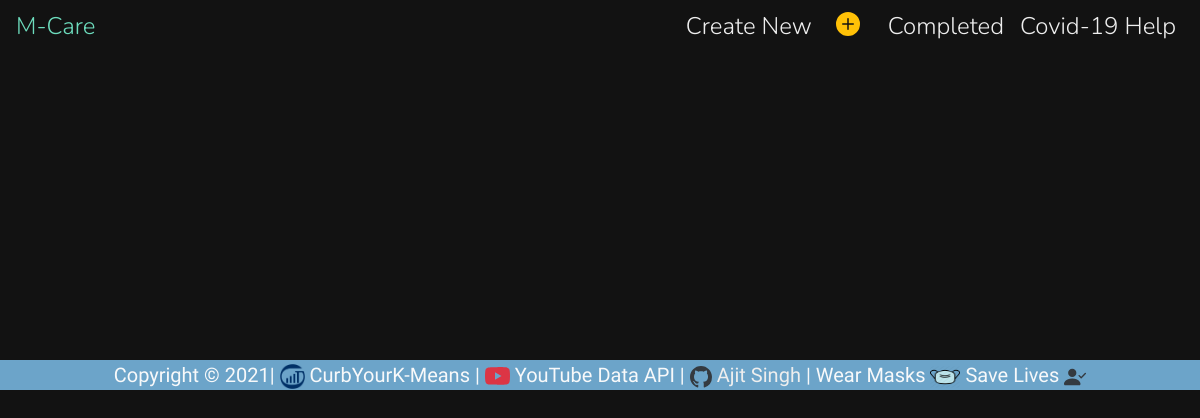
Before: /display_help with the older database file.
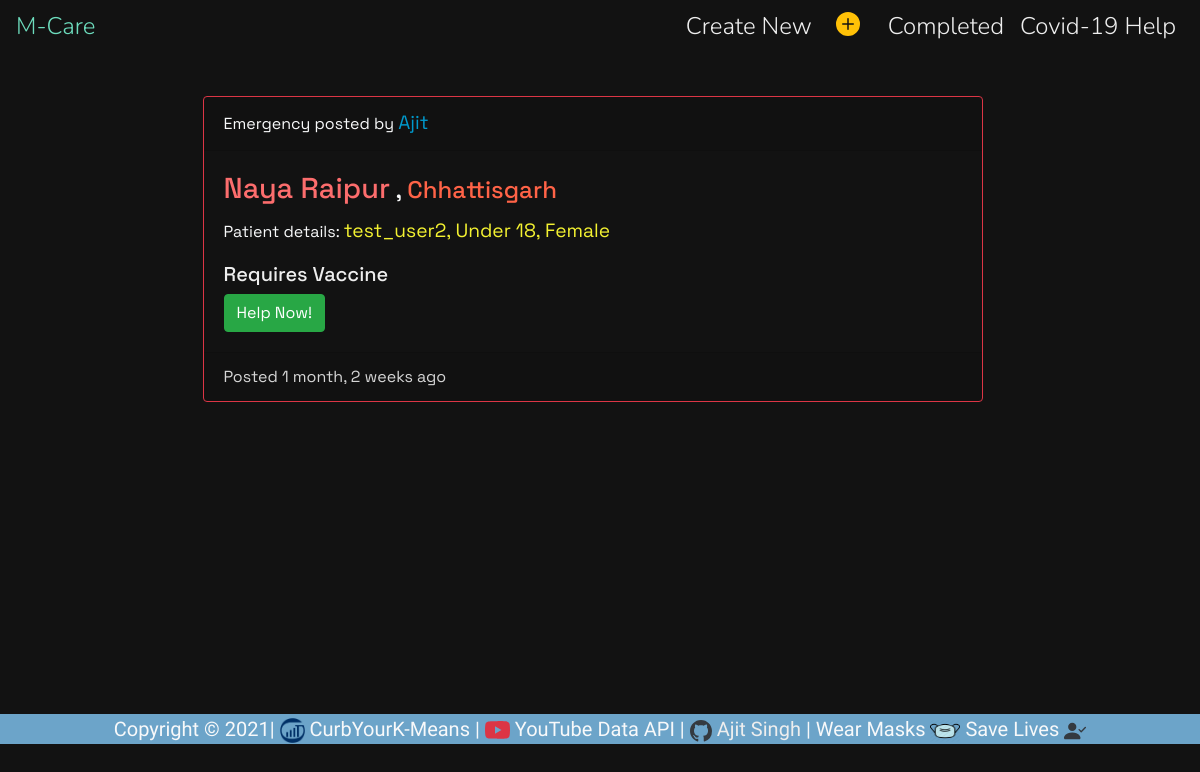
After: the same page with the newer database file.
### search/models.py (models this page shows, shortened)
class Post(models.Model):
    STATE_CHOICES = [
        ('Andhra Pradesh', 'Andhra Pradesh'),
        ('Arunachal Pradesh', 'Arunachal Pradesh'),
        ('Assam', 'Assam'),
        ('Bihar', 'Bihar'),
        ('Chhattisgarh', 'Chhattisgarh'),
        ('Goa', 'Goa'),
        ('Gujarat', 'Gujarat'),
        ('Haryana', 'Haryana'),
        ('Himachal Pradesh', 'Himachal Pradesh'),
        ('Jharkhand', 'Jharkhand'),
        ('Karnataka', 'Karnataka'),
        ('Kerala', 'Kerala'),
        ('Madhya Pradesh', 'Madhya Pradesh'),
        ('Maharashtra', 'Maharashtra'),
        ('Manipur', 'Manipur'),
        ('Meghalaya', 'Meghalaya'),
        ('Mizoram', 'Mizoram'),
        ('Nagaland', 'Nagaland'),
        ('Odisha', 'Odisha'),
        ('Punjab', 'Punjab'),
        ('Rajasthan', 'Rajasthan'),
        ('Sikkim', 'Sikkim'),
        ('Tamil Nadu', 'Tamil Nadu'),
        ('Telangana', 'Telangana'),
        ('Tripura', 'Tripura'),
        ('Uttar Pradesh', 'Uttar Pradesh'),
        ('Uttarakhand', 'Uttarakhand'),
        ('West Bengal', 'West   Bengal'),
        ('Andaman and Nicobar', 'Andaman and Nicobar Island'),
        ('Chandigarh', 'Chandigarh'),
        ('Dadra and Nagar Haveli', 'Dadra and Nagar Haveli'),
        ('Daman and Diu', 'Daman and Diu'),
        ('Delhi', 'Delhi'),
        ('Ladakh', 'Ladakh'),
        ('Lakshadweep', 'Lakshadweep'),
        ('Jammu and Kashmir', 'Jammu and Kashmir'),
        ('Puducherry', 'Puducherry')
    ]
    RESOURCE_CHOICES = [
        ('Oxygen', 'Oxygen'),
        ('Hospital Bed', 'Hospital Bed'),
        ('Blood Plasma', 'Blood Plasma'),
        ('Remdesevir', 'Remdesevir'),
        ('Tocilizumab', 'Tocilizumab'),
        ('Vaccine', 'Vaccine')
    ]
    AGE_CHOICES = [
        ('Senior Citizen', 'Senior Citizen'),
        ('Co-Morbid Adult', 'Co-Morbid Adult'),
        ('Adult', 'Adult'),
        ('Under 18', 'Under 18')
    ]
    GENDER_CHOICES = [
        ("Male", "Male"),
        ("Female", "Female"),
        ("Other", 'Other')
    ]
    op = models.CharField(max_length=20)
    patient = models.CharField(max_length=20)
    age = models.CharField(max_length=20, choices=AGE_CHOICES, default='Senior Citizen')
    gender = models.CharField(max_length=20, choices=GENDER_CHOICES, default='Other')
    state = models.CharField(max_length=30, choices=STATE_CHOICES, default='Delhi')
    district = models.CharField(max_length=20)
    resource = models.CharField(max_length=20, choices=RESOURCE_CHOICES, default='Oxygen')
    is_completed = models.BooleanField(default=False)
    contact_email = models.EmailField(max_length=30, blank=True)
    contact_phone = models.PositiveBigIntegerField(blank=True, default='001')
    date_posted = models.DateTimeField(auto_now=True)

### search/views.py (the view)
# urls.py: path('display_help', views.display_help, name='display_help'),
def display_help(request):
    posts = Post.objects.all().order_by('-date_posted')
    return render(request, 'search/display_help.html', {'form': PostForm(), 'posts': posts})

### search/templates/search/display_help.html (shortened to what this page needs)
{% load static %}
<html lang="en">
<head>
   <link rel="stylesheet" href="https://stackpath.bootstrapcdn.com/bootstrap/4.4.1/css/bootstrap.min.css">
    <link rel="stylesheet" href="{% static 'custom.css' %}" />
</head>
<body>
  <nav id="mainNavbar" class="navbar navbar-dark navbar-expand-md py-0 fixed-top ">
        <a class="navbar-brand" href="{% url 'home' %}" style="color: #6DDCBD">
                      M-Care
        </a>
        <div class="collapse navbar-collapse flex-row-reverse" id="navLinks">
            <ul class="navbar-nav">
                <li class="nav-item text-light" >
                    <a href="#" class="nav-link" data-toggle="modal" data-target="#postModal">Create New</a>
                </li>
                 <li class="list-inline-item mr-2 ml-1 p-1">
                        <a href="#" class="nav-link" data-toggle="modal" data-target="#postModal">
                                    <svg xmlns="http://www.w3.org/2000/svg" width="24" height="24" fill="currentColor" class="bi bi-plus-circle text-warning" viewBox="0 0 16 16">
                                        <path d="M16 8A8 8 0 1 1 0 8a8 8 0 0 1 16 0zM8.5 4.5a.5.5 0 0 0-1 0v3h-3a.5.5 0 0 0 0 1h3v3a.5.5 0 0 0 1 0v-3h3a.5.5 0 0 0 0-1h-3v-3z"/>
                                      </svg>
                        </a>
                 </li>
                <li class="nav-item" >
                    <a href="{% url 'completed_help' %}" class="nav-link">Completed</a>
                </li>
                <li class="nav-item" >
                    <a href="{% url 'covidhome' %}" class="nav-link">Covid-19 Help </a>
                </li>
            </ul>
        </div>
    </nav>
<br>
  <br>
  <br>
  <div class="row align-items-center justify-content-center mt-4 mr-0" data-aos="zoom-in-left" data-aos-easing="ease-in" data-aos-delay="500" data-aos-duration="2500">
                    <div class="col-8">
{% for i in posts %}
      {% if i.is_completed == False %}
      <div class="card text-light bg-transparent border-danger">
  <div class="card-header">
      Emergency posted by <span style="color:hsl(195, 100%, 40%);font-size: larger">{{i.op}}</span>
  </div>
  <div class="card-body">
      <h4 class="card-title"><span style="font-size: larger;color: #FC6D6D">{{i.district}}</span> , <span style="color:hsl(9, 100%, 64%)">{{i.state}}</span></h4>
    <p class="card-text">Patient details: <span style="font-size: larger;color: #f4f231;">{{i.patient}}, {{i.age}}, {{i.gender}}</span></p>
      <h5 style="color: #eeeeee">Requires {{i.resource}}</span></h5>
      <a href="#" class="btn btn-success" data-toggle="modal" data-target="#myModal{{ i.id }}">Help Now!</a>
  </div>
           <div class="card-footer" style="color: #d6d6d6">
              Posted {{i.date_posted|timesince}} ago
           </div>
</div>
<br><br>
      {% endif %}
      {% endfor %}
  </div>
  </div>
<br><br><br><br><br><br><br><br><br><br><br>
   <footer style="background-color:#6ca4c9;" >
      <p class=" mb-0  lead text-center text-light" > Copyright &copy; 2021| <img src="{% static 'iiitg.png' %}" height="25" width="25"/> CurbYourK-Means |
  YouTube Data API |
          <a href = "https://github.com/iamajitsingh/MCare-" target="_blank" style="color:#eeeeee;">Ajit Singh</a> |
     Wear Masks <img src="{% static 'mask.png' %}" height="22" width="30"/> Save Lives
      </p>
  </footer>
</body>
</html>

Changed rows visible on the page:
added Post: op "Ajit", district "Naya Raipur", state "Chhattisgarh", patient "test_user2", age "Under 18", gender "Female", resource "Vaccine", date_posted "1 month, 2 weeks"
